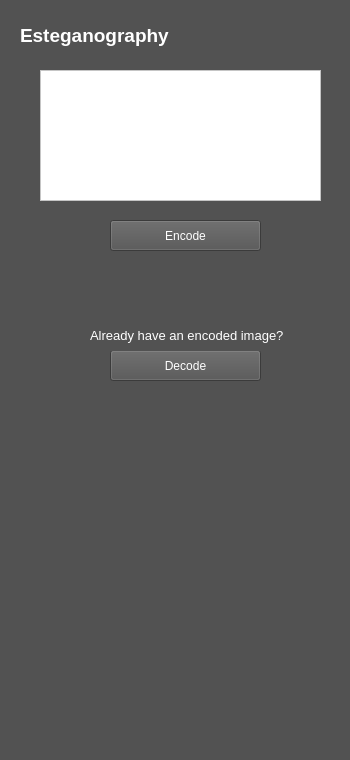
<?xml version="1.0" encoding="UTF-8"?>
<ui version="4.0">
 <class>Frame</class>
 <widget class="QFrame" name="Frame">
  <property name="geometry">
   <rect>
    <x>0</x>
    <y>0</y>
    <width>350</width>
    <height>760</height>
   </rect>
  </property>
  <property name="windowTitle">
   <string>Frame</string>
  </property>
  <property name="layoutDirection">
   <enum>Qt::LeftToRight</enum>
  </property>
  <property name="styleSheet">
   <string notr="true">background-color: rgb(82, 82, 82);</string>
  </property>
  <widget class="QLabel" name="label">
   <property name="geometry">
    <rect>
     <x>20</x>
     <y>20</y>
     <width>181</width>
     <height>31</height>
    </rect>
   </property>
   <property name="text">
    <string>&lt;html&gt;&lt;head/&gt;&lt;body&gt;&lt;p&gt;&lt;span style=&quot; font-size:14pt; font-weight:700; color:#ffffff;&quot;&gt;Esteganography&lt;/span&gt;&lt;/p&gt;&lt;/body&gt;&lt;/html&gt;</string>
   </property>
  </widget>
  <widget class="QPlainTextEdit" name="plainTextEdit">
   <property name="geometry">
    <rect>
     <x>40</x>
     <y>70</y>
     <width>281</width>
     <height>131</height>
    </rect>
   </property>
   <property name="styleSheet">
    <string notr="true">font: 10pt &quot;Segoe UI&quot;;
background-color: rgb(255, 255, 255);
color: rgb(0, 0, 0);</string>
   </property>
   <property name="plainText">
    <string/>
   </property>
  </widget>
  <widget class="QPushButton" name="pushButton">
   <property name="geometry">
    <rect>
     <x>110</x>
     <y>220</y>
     <width>151</width>
     <height>31</height>
    </rect>
   </property>
   <property name="styleSheet">
    <string notr="true">background-color: rgb(82, 82, 82);
color: rgb(255, 255, 255);</string>
   </property>
   <property name="text">
    <string>Encode</string>
   </property>
  </widget>
  <widget class="QPushButton" name="pushButton_2">
   <property name="geometry">
    <rect>
     <x>110</x>
     <y>350</y>
     <width>151</width>
     <height>31</height>
    </rect>
   </property>
   <property name="autoFillBackground">
    <bool>false</bool>
   </property>
   <property name="styleSheet">
    <string notr="true">background-color: rgb(82, 82, 82);
color: rgb(255, 255, 255);</string>
   </property>
   <property name="text">
    <string>Decode</string>
   </property>
  </widget>
  <widget class="QLabel" name="label_2">
   <property name="geometry">
    <rect>
     <x>90</x>
     <y>320</y>
     <width>201</width>
     <height>31</height>
    </rect>
   </property>
   <property name="text">
    <string>&lt;html&gt;&lt;head/&gt;&lt;body&gt;&lt;p&gt;&lt;span style=&quot; font-size:10pt; color:#ffffff;&quot;&gt;Already have an encoded image?&lt;/span&gt;&lt;/p&gt;&lt;/body&gt;&lt;/html&gt;</string>
   </property>
  </widget>
 </widget>
 <resources/>
 <connections/>
</ui>
